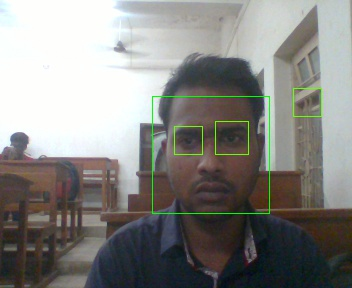
#> input picture face and eye detection/akshay.jpg, 352 x 288 px, given in place of the camera
$ python motiondetection.py   (older library calls are emulated)
#> lines starting #> are read from the running program, lines starting #| are printed output that depends on the picture; after the words box and inside, x2 and y2 are one past the last pixel; in counts of white or black regions, pixels touching at a corner belong together
#import required packages
import cv2
import numpy as np
#create object for vide capture 0 is for your laptop's webcam
cap=cv2.VideoCapture(0)
a='path to store video example C:\\a.mp4'
codec=cv2.VideoWriter_fourcc('X','V','I','D')
vo=cv2.VideoWriter(a,codec,30,(640,480))
first=None
while True:
    #read frames,f denote frame and r has boolean value whether camera connected or not
    r,f=cap.read()
#> f is the input picture: shape (288, 352, 3); mean B, G, R 130.7, 134.1, 134.5
    #split image into different channel i.e,bgr
    b=f[:,:,0]
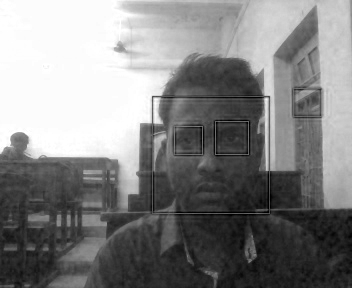
#> b: shape (288, 352); min 0, max 255, mean 130.7
    g=f[:,:,1]
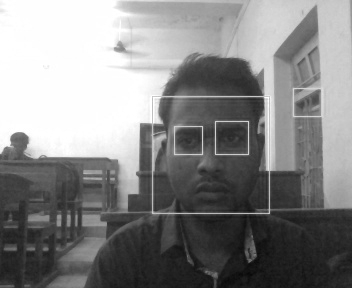
#> g: shape (288, 352); min 8, max 255, mean 134.1
    r=f[:,:,2]
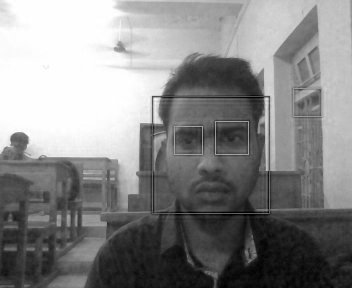
#> r: shape (288, 352); min 0, max 255, mean 134.5
    #converting color into grayscale image
    gray=np.matrix(b/3+g/3+r/3,dtype='uint8')
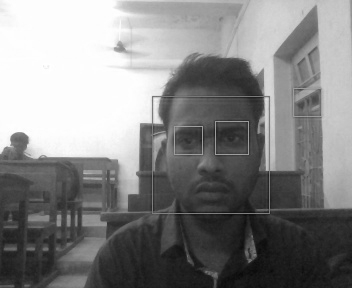
#> gray: shape (288, 352); min 9, max 255, mean 132.7
    #applying filter for bluring image to reduce noice in image
    k1 = np.ones((3,3),np.uint8)/9
    gray=cv2.filter2D(gray,-1,k1)
    #save first image into first variable
    if first is None:
        first=gray
    #find absolute difference between each frame anf first frame
    gray1=cv2.absdiff(first,gray)
#> gray1: shape (288, 352); every value is 0
    #apply threshold if pixel value less than 20 it will become 0 else it will become 255
    th=cv2.threshold(gray1,20,255,cv2.THRESH_BINARY)[1]
    #this will increase the width of white border
    kernel = np.ones((5,5),np.uint8)
    th1=cv2.filter2D(th,-1,kernel)
    #this 3X3kernel is for canny edge detection.we find edges using matrix convolution
    k=np.matrix([[-1,-1,-1],
                 [-1,8,-1],
                 [-1,-1,-1]])
    cann1=cv2.filter2D(th1,-1,k)
    #we need to find pixel position having value 255 so we use below function
    img,c,h=cv2.findContours(cann1,cv2.RETR_TREE,cv2.CHAIN_APPROX_SIMPLE)
#> c = []; h = None
    font = cv2.FONT_HERSHEY_SIMPLEX
    z=0
    for cnts in c:
        x=min(cnts[:,:,0])
        y=min(cnts[:,:,1])
        w=max(cnts[:,:,0])
        h=max(cnts[:,:,1])
        #(w-x)*(h-y) will give area of rectangle if it too less then we ignore it
        if (w-x)*(h-y)<10000:
            continue
        cv2.rectangle(f,(x,y),(w,h),(0,250,0),1)
        #we put some text on image if motion detected
        cv2.putText(f,'movement detected',(10,50), font, 1,(0,0,255),1,cv2.LINE_AA)
        cv2.imwrite('C:\\Users\\Akshay\\Downloads\\imageprocessing\\a.jpg',f)
        z=1
#> this loop made 0 passes
    if z==0:
        cv2.putText(f,'No movement detected',(10,50), font, 1,(255,255,255),1,cv2.LINE_AA)
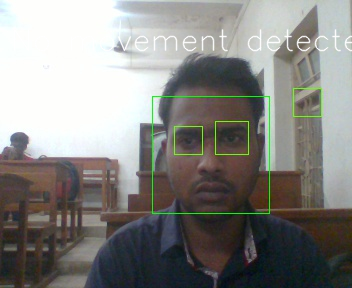
#> f: shape (288, 352, 3); 1.75% of pixels changed, all inside (x1, y1, x2, y2) = (13, 29, 352, 52)
    z=0
    cv2.imshow('original',f)
    cv2.imshow('filter',gray)
    cv2.imshow('dilate',th1)
    cv2.imshow('canny',cann1)
    vo.write(f)
    key=cv2.waitKey(1)
#> (key q is pressed here)
    if key & 0xff==ord('q'):
        break
cap.release()
cv2.destroyAllWindows()
